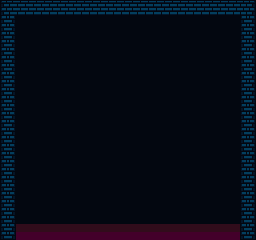

This game map was drawn from its Tiled (.tmx) file and the tilesets committed beside it. A one-line description and the full map source follow:
An orthogonal 32x30 tile map with 8x8 px tiles, 2 tile layers (Background, Walls).

<map version="1.10" tiledversion="1.11.1" orientation="orthogonal" renderorder="right-down" width="32" height="30" tilewidth="8" tileheight="8" infinite="0" nextlayerid="3" nextobjectid="1">
 <tileset firstgid="1" source="../Sprites/BreakOut Assets.tsx" />
 <layer id="2" name="Background" width="32" height="30">
  <data encoding="csv">
911,911,911,911,911,911,911,911,911,911,911,911,911,911,911,911,911,911,911,911,911,911,911,911,911,911,911,911,911,911,911,911,
911,911,911,911,911,911,911,911,911,911,911,911,911,911,911,911,911,911,911,911,911,911,911,911,911,911,911,911,911,911,911,911,
911,911,911,911,911,911,911,911,911,911,911,911,911,911,911,911,911,911,911,911,911,911,911,911,911,911,911,911,911,911,911,911,
911,911,911,911,911,911,911,911,911,911,911,911,911,911,911,911,911,911,911,911,911,911,911,911,911,911,911,911,911,911,911,911,
911,911,911,911,911,911,911,911,911,911,911,911,911,911,911,911,911,911,911,911,911,911,911,911,911,911,911,911,911,911,911,911,
911,911,911,911,911,911,911,911,911,911,911,911,911,911,911,911,911,911,911,911,911,911,911,911,911,911,911,911,911,911,911,911,
911,911,911,911,911,911,911,911,911,911,911,911,911,911,911,911,911,911,911,911,911,911,911,911,911,911,911,911,911,911,911,911,
911,911,911,911,911,911,911,911,911,911,911,911,911,911,911,911,911,911,911,911,911,911,911,911,911,911,911,911,911,911,911,911,
911,911,911,911,911,911,911,911,911,911,911,911,911,911,911,911,911,911,911,911,911,911,911,911,911,911,911,911,911,911,911,911,
911,911,911,911,911,911,911,911,911,911,911,911,911,911,911,911,911,911,911,911,911,911,911,911,911,911,911,911,911,911,911,911,
911,911,911,911,911,911,911,911,911,911,911,911,911,911,911,911,911,911,911,911,911,911,911,911,911,911,911,911,911,911,911,911,
911,911,911,911,911,911,911,911,911,911,911,911,911,911,911,911,911,911,911,911,911,911,911,911,911,911,911,911,911,911,911,911,
911,911,911,911,911,911,911,911,911,911,911,911,911,911,911,911,911,911,911,911,911,911,911,911,911,911,911,911,911,911,911,911,
911,911,911,911,911,911,911,911,911,911,911,911,911,911,911,911,911,911,911,911,911,911,911,911,911,911,911,911,911,911,911,911,
911,911,911,911,911,911,911,911,911,911,911,911,911,911,911,911,911,911,911,911,911,911,911,911,911,911,911,911,911,911,911,911,
911,911,911,911,911,911,911,911,911,911,911,911,911,911,911,911,911,911,911,911,911,911,911,911,911,911,911,911,911,911,911,911,
911,911,911,911,911,911,911,911,911,911,911,911,911,911,911,911,911,911,911,911,911,911,911,911,911,911,911,911,911,911,911,911,
911,911,911,911,911,911,911,911,911,911,911,911,911,911,911,911,911,911,911,911,911,911,911,911,911,911,911,911,911,911,911,911,
911,911,911,911,911,911,911,911,911,911,911,911,911,911,911,911,911,911,911,911,911,911,911,911,911,911,911,911,911,911,911,911,
911,911,911,911,911,911,911,911,911,911,911,911,911,911,911,911,911,911,911,911,911,911,911,911,911,911,911,911,911,911,911,911,
911,911,911,911,911,911,911,911,911,911,911,911,911,911,911,911,911,911,911,911,911,911,911,911,911,911,911,911,911,911,911,911,
911,911,911,911,911,911,911,911,911,911,911,911,911,911,911,911,911,911,911,911,911,911,911,911,911,911,911,911,911,911,911,911,
911,911,911,911,911,911,911,911,911,911,911,911,911,911,911,911,911,911,911,911,911,911,911,911,911,911,911,911,911,911,911,911,
911,911,911,911,911,911,911,911,911,911,911,911,911,911,911,911,911,911,911,911,911,911,911,911,911,911,911,911,911,911,911,911,
911,911,911,911,911,911,911,911,911,911,911,911,911,911,911,911,911,911,911,911,911,911,911,911,911,911,911,911,911,911,911,911,
911,911,911,911,911,911,911,911,911,911,911,911,911,911,911,911,911,911,911,911,911,911,911,911,911,911,911,911,911,911,911,911,
911,911,911,911,911,911,911,911,911,911,911,911,911,911,911,911,911,911,911,911,911,911,911,911,911,911,911,911,911,911,911,911,
911,911,911,911,911,911,911,911,911,911,911,911,911,911,911,911,911,911,911,911,911,911,911,911,911,911,911,911,911,911,911,911,
335,335,335,335,335,335,335,335,335,335,335,335,335,335,335,335,335,335,335,335,335,335,335,335,335,335,335,335,335,335,335,335,
47,47,47,47,47,47,47,47,47,47,47,47,47,47,47,47,47,47,47,47,47,47,47,47,47,47,47,47,47,47,47,47
</data>
 </layer>
 <layer id="1" name="Walls" width="32" height="30">
  <data encoding="csv">
893,894,894,894,894,894,894,894,894,894,894,894,894,894,894,894,894,894,894,894,894,894,894,894,894,894,894,894,894,894,895,896,
941,942,942,942,942,942,942,942,942,942,942,942,942,942,942,942,942,942,942,942,942,942,942,942,942,942,942,942,942,942,943,944,
941,944,0,0,0,0,0,0,0,0,0,0,0,0,0,0,0,0,0,0,0,0,0,0,0,0,0,0,0,0,941,944,
941,944,0,0,0,0,0,0,0,0,0,0,0,0,0,0,0,0,0,0,0,0,0,0,0,0,0,0,0,0,941,944,
941,944,0,0,0,0,0,0,0,0,0,0,0,0,0,0,0,0,0,0,0,0,0,0,0,0,0,0,0,0,941,944,
941,944,0,0,0,0,0,0,0,0,0,0,0,0,0,0,0,0,0,0,0,0,0,0,0,0,0,0,0,0,941,944,
941,944,0,0,0,0,0,0,0,0,0,0,0,0,0,0,0,0,0,0,0,0,0,0,0,0,0,0,0,0,941,944,
941,944,0,0,0,0,0,0,0,0,0,0,0,0,0,0,0,0,0,0,0,0,0,0,0,0,0,0,0,0,941,944,
941,944,0,0,0,0,0,0,0,0,0,0,0,0,0,0,0,0,0,0,0,0,0,0,0,0,0,0,0,0,941,944,
941,944,0,0,0,0,0,0,0,0,0,0,0,0,0,0,0,0,0,0,0,0,0,0,0,0,0,0,0,0,941,944,
941,944,0,0,0,0,0,0,0,0,0,0,0,0,0,0,0,0,0,0,0,0,0,0,0,0,0,0,0,0,941,944,
941,944,0,0,0,0,0,0,0,0,0,0,0,0,0,0,0,0,0,0,0,0,0,0,0,0,0,0,0,0,941,944,
941,944,0,0,0,0,0,0,0,0,0,0,0,0,0,0,0,0,0,0,0,0,0,0,0,0,0,0,0,0,941,944,
941,944,0,0,0,0,0,0,0,0,0,0,0,0,0,0,0,0,0,0,0,0,0,0,0,0,0,0,0,0,941,944,
941,944,0,0,0,0,0,0,0,0,0,0,0,0,0,0,0,0,0,0,0,0,0,0,0,0,0,0,0,0,941,944,
941,944,0,0,0,0,0,0,0,0,0,0,0,0,0,0,0,0,0,0,0,0,0,0,0,0,0,0,0,0,941,944,
941,944,0,0,0,0,0,0,0,0,0,0,0,0,0,0,0,0,0,0,0,0,0,0,0,0,0,0,0,0,941,944,
941,944,0,0,0,0,0,0,0,0,0,0,0,0,0,0,0,0,0,0,0,0,0,0,0,0,0,0,0,0,941,944,
941,944,0,0,0,0,0,0,0,0,0,0,0,0,0,0,0,0,0,0,0,0,0,0,0,0,0,0,0,0,941,944,
941,944,0,0,0,0,0,0,0,0,0,0,0,0,0,0,0,0,0,0,0,0,0,0,0,0,0,0,0,0,941,944,
941,944,0,0,0,0,0,0,0,0,0,0,0,0,0,0,0,0,0,0,0,0,0,0,0,0,0,0,0,0,941,944,
941,944,0,0,0,0,0,0,0,0,0,0,0,0,0,0,0,0,0,0,0,0,0,0,0,0,0,0,0,0,941,944,
941,944,0,0,0,0,0,0,0,0,0,0,0,0,0,0,0,0,0,0,0,0,0,0,0,0,0,0,0,0,941,944,
941,944,0,0,0,0,0,0,0,0,0,0,0,0,0,0,0,0,0,0,0,0,0,0,0,0,0,0,0,0,941,944,
941,944,0,0,0,0,0,0,0,0,0,0,0,0,0,0,0,0,0,0,0,0,0,0,0,0,0,0,0,0,941,944,
941,944,0,0,0,0,0,0,0,0,0,0,0,0,0,0,0,0,0,0,0,0,0,0,0,0,0,0,0,0,941,944,
941,944,0,0,0,0,0,0,0,0,0,0,0,0,0,0,0,0,0,0,0,0,0,0,0,0,0,0,0,0,941,944,
941,944,0,0,0,0,0,0,0,0,0,0,0,0,0,0,0,0,0,0,0,0,0,0,0,0,0,0,0,0,941,944,
941,944,0,0,0,0,0,0,0,0,0,0,0,0,0,0,0,0,0,0,0,0,0,0,0,0,0,0,0,0,941,944,
941,944,0,0,0,0,0,0,0,0,0,0,0,0,0,0,0,0,0,0,0,0,0,0,0,0,0,0,0,0,941,944
</data>
 </layer>
</map>
